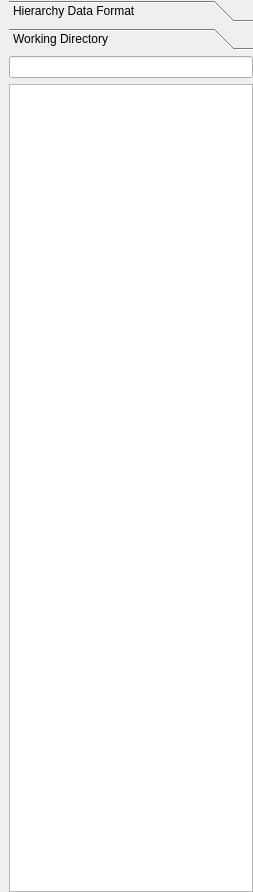
<?xml version="1.0" encoding="UTF-8"?>
<ui version="4.0">
 <class>Form</class>
 <widget class="QWidget" name="Form">
  <property name="geometry">
   <rect>
    <x>0</x>
    <y>0</y>
    <width>253</width>
    <height>892</height>
   </rect>
  </property>
  <property name="windowTitle">
   <string>Form</string>
  </property>
  <layout class="QVBoxLayout" name="verticalLayout_2">
   <property name="leftMargin">
    <number>9</number>
   </property>
   <property name="topMargin">
    <number>0</number>
   </property>
   <property name="rightMargin">
    <number>0</number>
   </property>
   <property name="bottomMargin">
    <number>0</number>
   </property>
   <item>
    <widget class="QToolBox" name="toolBox_file">
     <property name="currentIndex">
      <number>1</number>
     </property>
     <property name="tabSpacing">
      <number>6</number>
     </property>
     <widget class="WidgetHDFViewer" name="page_hdf_viewer">
      <property name="geometry">
       <rect>
        <x>0</x>
        <y>0</y>
        <width>244</width>
        <height>832</height>
       </rect>
      </property>
      <attribute name="label">
       <string>Hierarchy Data Format</string>
      </attribute>
     </widget>
     <widget class="QWidget" name="page_working_directory">
      <property name="geometry">
       <rect>
        <x>0</x>
        <y>0</y>
        <width>244</width>
        <height>832</height>
       </rect>
      </property>
      <attribute name="label">
       <string>Working Directory</string>
      </attribute>
      <layout class="QVBoxLayout" name="verticalLayout">
       <property name="leftMargin">
        <number>0</number>
       </property>
       <property name="topMargin">
        <number>0</number>
       </property>
       <property name="rightMargin">
        <number>0</number>
       </property>
       <property name="bottomMargin">
        <number>0</number>
       </property>
       <item>
        <widget class="QLineEdit" name="lineEdit_working_directory"/>
       </item>
       <item>
        <widget class="QListView" name="listView_working_directory"/>
       </item>
      </layout>
     </widget>
    </widget>
   </item>
  </layout>
 </widget>
 <customwidgets>
  <customwidget>
   <class>WidgetHDFViewer</class>
   <extends>QWidget</extends>
   <header>bin.Widgets.WidgetHDFViewer.h</header>
   <container>1</container>
  </customwidget>
 </customwidgets>
 <resources/>
 <connections/>
</ui>
